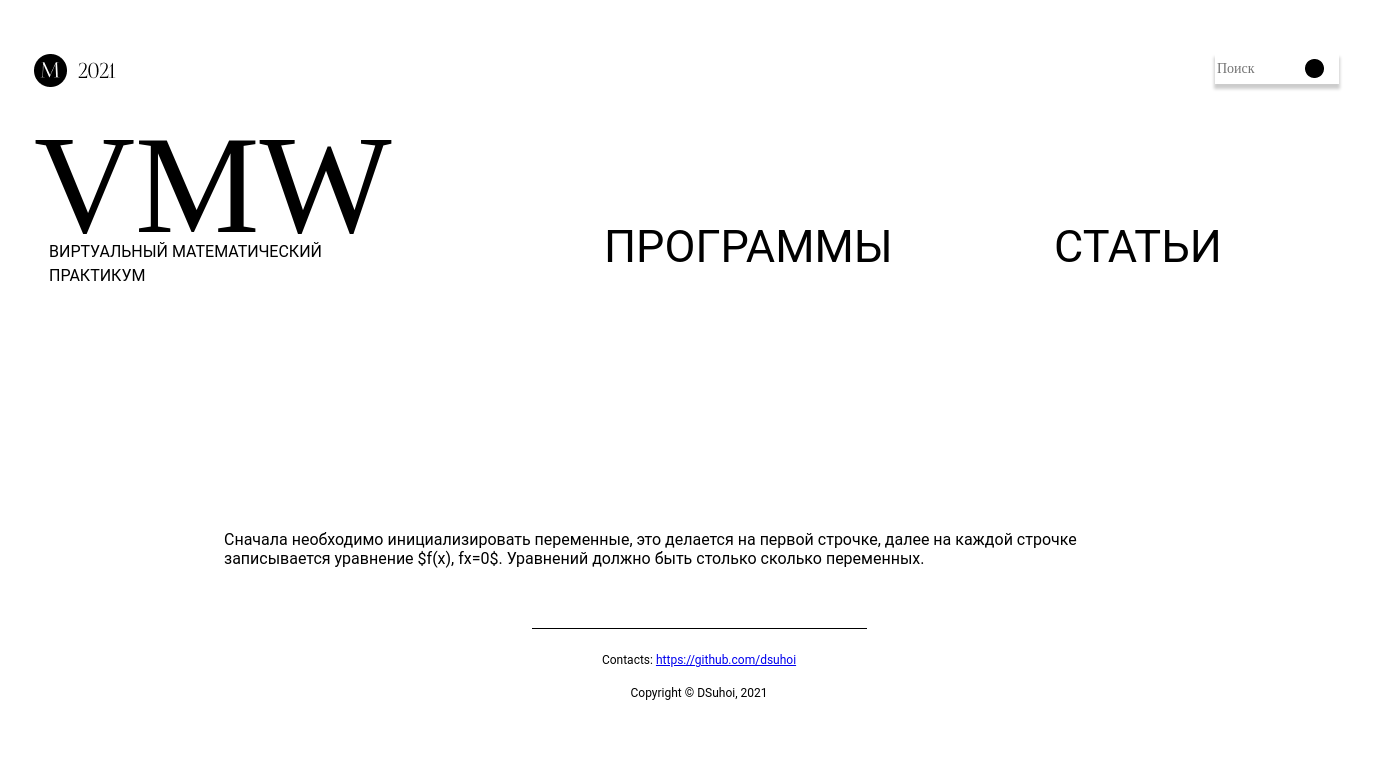
Before: /post/15 with the older database file.
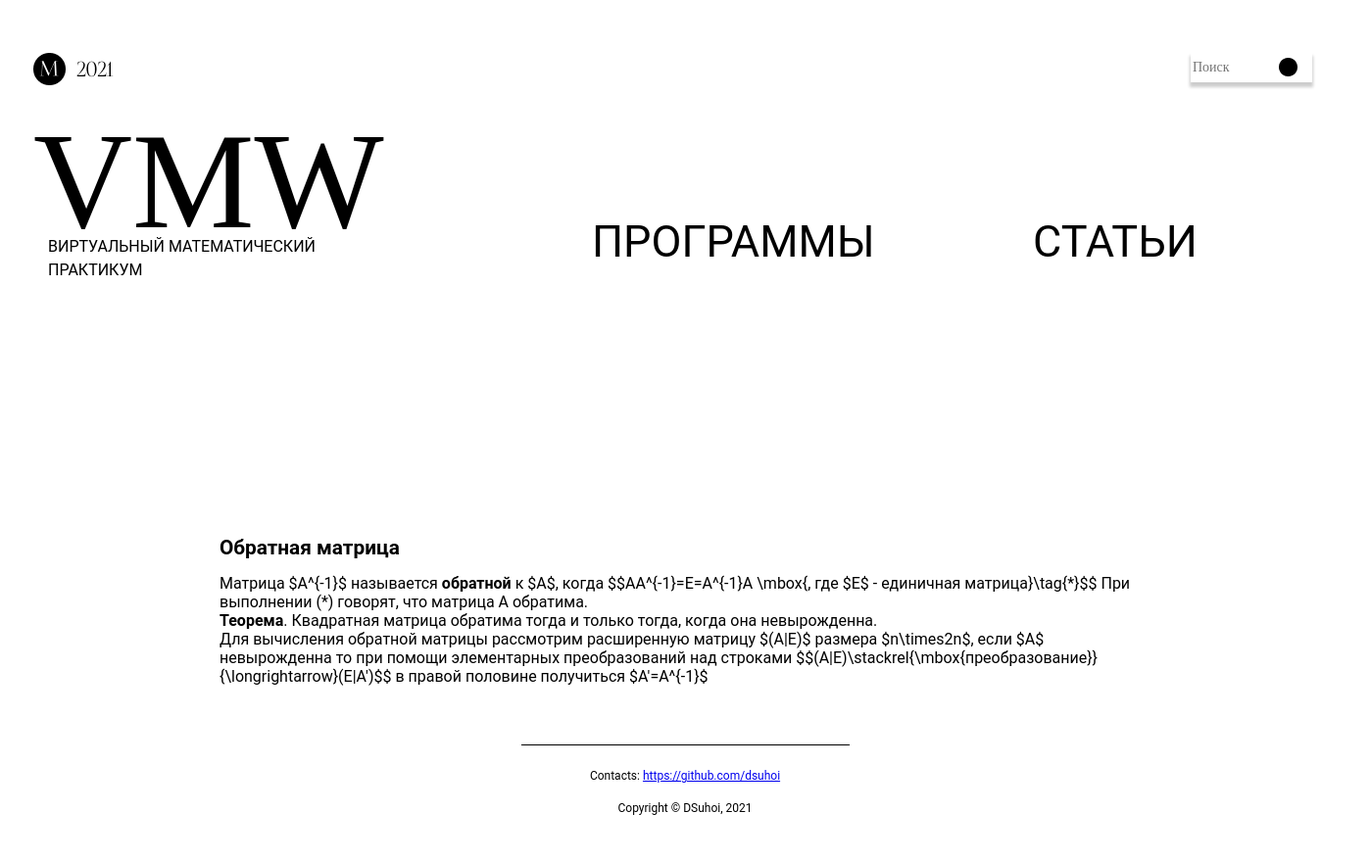
After: the same page with the newer database file.
### app/models.py (models this page shows, shortened)
class Articles(db.Model):
    id = db.Column(db.Integer(), nullable=False, primary_key=True)
    title = db.Column(db.Text(), nullable=False)
    chapter = db.Column(db.Text(), nullable=False)
    content = db.Column(db.Text(), nullable=False, default="Текст")

### app/post/views.py (the view)
@post.route("/<post_id>")
def page(post_id):
    articles = Articles.query
    return render_template("page.html", data=articles.get(post_id))

### app/templates/page.html (shortened to what this page needs)
{% extends "base.html" %}
{% block text %}
<article>
    {{data.content |safe }}
</article>
{%endblock %}

Changed rows visible on the page:
changed Articles: content "Сначала необходимо инициализировать переменные, это делается на первой строчке, далее на каждой строчке записывается уравнение $f(x), fx=0$. Уравнений должно быть столько сколько переменных." → "Обратная матрица Матрица $A^{-1}$ называется обратной к $A$, когда $$AA^{-1}=E=A^{-1}A \\mbox{, где $E$ - единичная матрица}\\tag{*}$$ При выполнении (*) говорят, что матрица A обратима. Теорема . Квадратная матрица обратима тогда и только тогда, когда она невырожденна. Для вычисления обратной матрицы рассмотрим расширенную матрицу $(A|E)$ размера $n\\times2n$, если $A$ невырожденна то при помощи элементарных преобразований над строками $$(A|E)\\stackrel{\\mbox{преобразование}}{\\longrightarrow}(E|A')$$ в правой половине получиться $A'=A^{-1}$"
